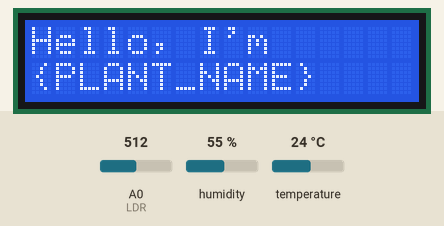
The sketch below on a simulated Arduino Uno, built with avr-gcc and run on an emulated ATmega328P. On the bench: 16×2 character LCD. The test bench sets the inputs (shaded band); at power-on: humidity 55 %, A0 (LDR) = 512, temperature 24 °C.

Above: at 1.2 s.
1.3 s: humidity set to 22 %
At 6.2 s:
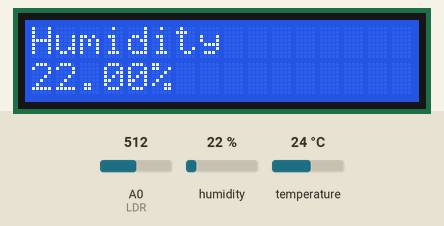
15.3 s: A0 (LDR) set to 716
At 17.2 s:
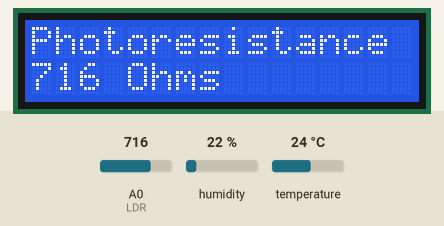
21.6 s: temperature set to 12 °C
At 31.6 s:
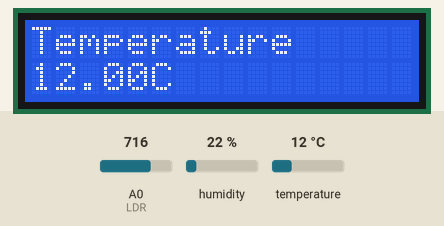
33.8 s: A0 (LDR) set to 900
At 34.7 s:
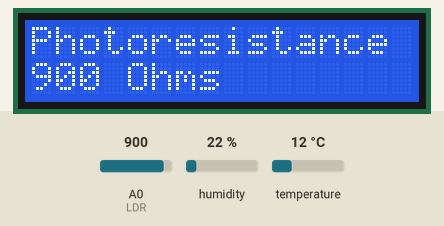
40.1 s: humidity set to 40 %
At 42.3 s:
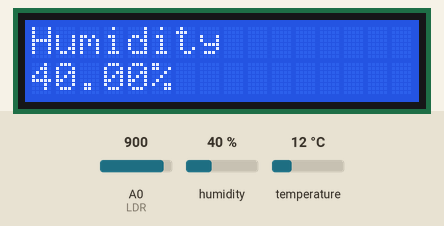
46.4 s: A0 (LDR) set to 1023
At 53.4 s:
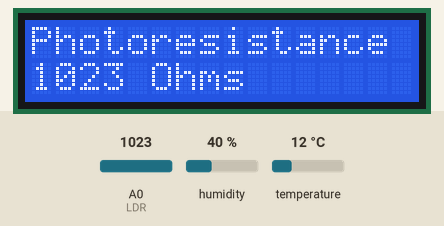
Timing chart, 0 to 54.9 s (numbered marks = the images above; inputs shaded):
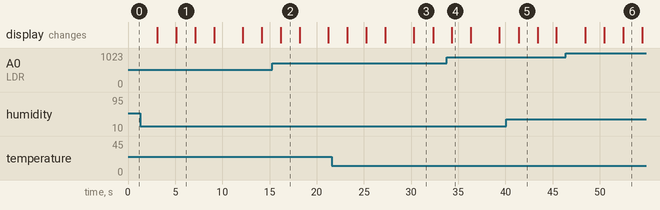

Measured:
- what the display in image 1 shows lasts 2.0 s, from 5.1 s to 7.1 s

The sketch:

ebotanic.ino
```cpp
#include <LiquidCrystal.h>
#include "DHT.h"

#define LDR A0  // Analog pin connected to LDR sensor
#define DHTPIN 7     // Digital pin connected to the DHT sensor
#define DHTTYPE DHT11   // DHT 11

DHT dht(DHTPIN, DHTTYPE);
LiquidCrystal lcd(12, 11, 5, 4, 3, 2); //Digital pins to which you connect the LCD
const int inPin = 0;                   // A0 is where you connect the sensor
int loopIndex = 0;
const int carouselCount = 4;

typedef String (*SensorFunction) ();

typedef struct {
  String title;
  int delay;
  SensorFunction valueFunction;
  String error;
} CarouselItem;

String getPlantName() {
  return "{PLANT_NAME}";
}

String getTemperature() {
  String valueString = "";

  float temperature = dht.readTemperature();

  if (isnan(temperature)) {
    return valueString;
  }

  valueString = temperature;
  valueString += "C";
}

String getHumidity() {
  String valueString = "";

  float humidity = dht.readHumidity();

  if (isnan(humidity)) {
    return valueString;
  }

  valueString = humidity;
  valueString += "%";
}

String getPhotoresistance() {
  String valueString = "";

  int photoresistance = analogRead(LDR);

  if (isnan(photoresistance)) {
    return valueString;
  }

  valueString = photoresistance;
  valueString += " Ohms";
}

CarouselItem items[carouselCount] = {
  {
    .title = "Hello, I'm",
    .delay = 3000,
    .valueFunction = getPlantName,
    .error = "",
  },
  {
    .title = "Temperature",
    .delay = 2000,
    .valueFunction = getTemperature,
    .error = "Failed to read temperature",
  },
  {
    .title = "Humidity",
    .delay = 2000,
    .valueFunction = getHumidity,
    .error = "Failed to read humidity",
  },
  {
    .title = "Photoresistance",
    .delay = 2000,
    .valueFunction = getPhotoresistance,
    .error = "Failed to read photoresistance",
  },
};

void treatCarouselItem(CarouselItem item) {
  lcd.setCursor(0,0);
  lcd.print(item.title);
  lcd.setCursor(0,1);
  lcd.print(item.valueFunction());
}

void setup()
{
  Serial.begin(9600);

  lcd.clear();
  lcd.setCursor(0,0);
  lcd.print("Starting...");

  lcd.begin(16,2);
  dht.begin();
  pinMode(LDR, INPUT);
}

void loop()
{
  lcd.clear();

  int itemsCount = carouselCount;
  int carouselIndex = loopIndex % itemsCount;
  treatCarouselItem(items[carouselIndex]);

  loopIndex++;
  delay(items[carouselIndex].delay);
}
```
